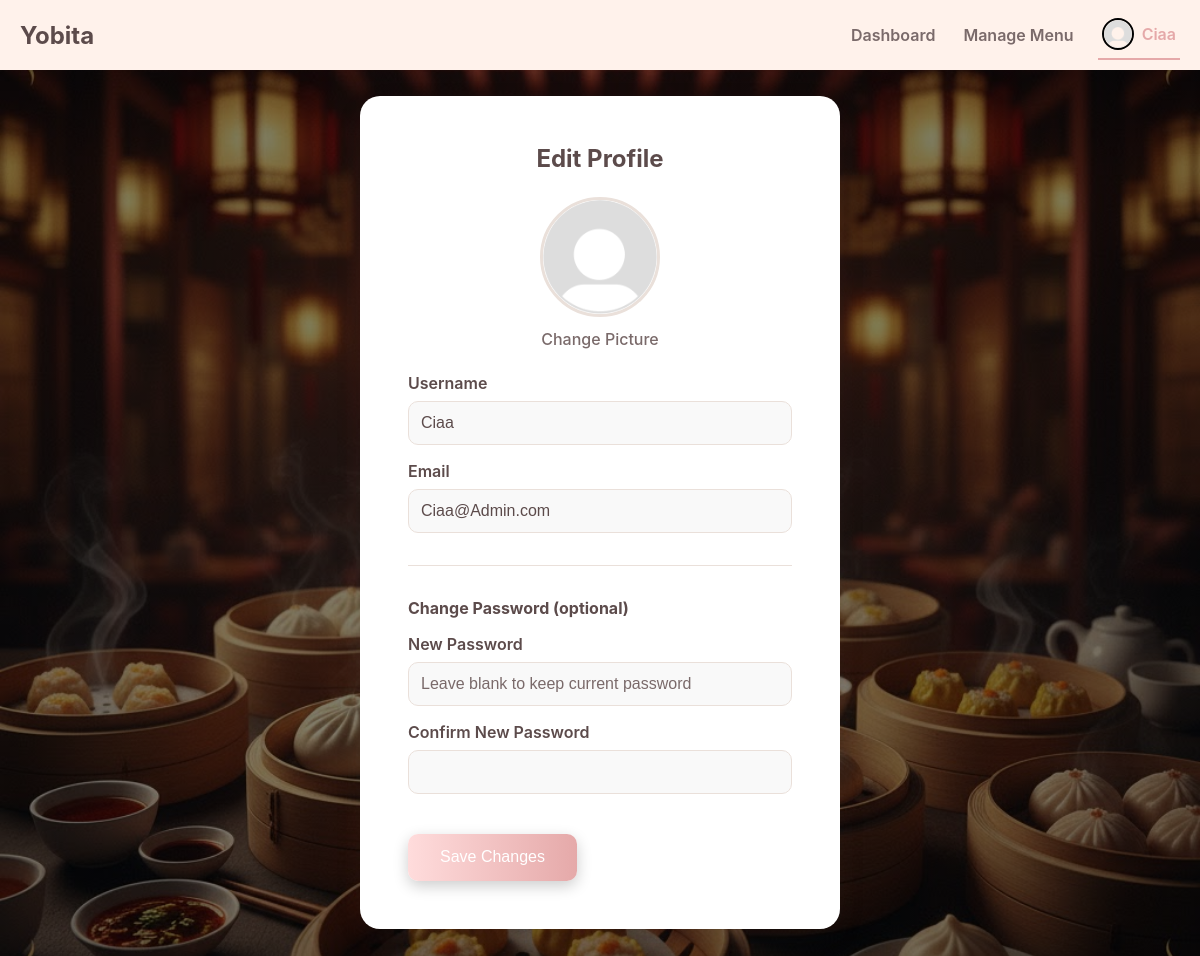
The page /app/profile.php (signed in) on the database its author committed.
### tables this page shows
CREATE TABLE `users` (
  `id` int(10) UNSIGNED NOT NULL,
  `username` varchar(50) NOT NULL,
  `email` varchar(255) NOT NULL,
  `password` varchar(255) NOT NULL,
  `role` enum('staff','admin') NOT NULL DEFAULT 'staff',
  `profile_picture` varchar(255) DEFAULT NULL,
  `created_at` timestamp NOT NULL DEFAULT current_timestamp()
);

### app/profile.php (the view, shortened to what this page needs)
<?php
require_once 'connection.php';
try {
    $stmt = $pdo->prepare("SELECT username, email, profile_picture FROM users WHERE id = ?");
    $stmt->execute([$_SESSION['user_id']]);
    $user = $stmt->fetch();
} catch (PDOException $e) {
    die("Could not fetch user data: " . $e->getMessage());
}
include '_header.php';
?>
<link rel="stylesheet" href="css/profile.css">
<div class="profile-container">
    <h2>Edit Profile</h2>
    <form action="profile.php" method="post" id="profile-form">
        <div class="pfp-section">
            <img src="<?php echo htmlspecialchars($user['profile_picture']); ?>" alt="Profile Picture" id="pfp-preview" style="animation-delay: 0.2s;">
            <label for="pfp-upload" class="pfp-upload-btn" style="animation-delay: 0.3s;">Change Picture</label>
        </div>
        <div class="form-group">
            <label for="username" style="animation-delay: 0.4s;">Username</label>
            <input type="text" id="username" name="username" value="<?php echo htmlspecialchars($user['username']); ?>" required style="animation-delay: 0.5s;">
        </div>
        <div class="form-group">
            <label for="email" style="animation-delay: 0.6s;">Email</label>
            <input type="email" id="email" name="email" value="<?php echo htmlspecialchars($user['email']); ?>" required style="animation-delay: 0.7s;">
        </div>
        <hr style="animation-delay: 0.8s;">
        <h4 style="animation-delay: 0.9s;">Change Password (optional)</h4>
        <div class="form-group">
            <label for="new_password" style="animation-delay: 1.0s;">New Password</label>
            <input type="password" id="new_password" name="new_password" placeholder="Leave blank to keep current password" style="animation-delay: 1.1s;">
        </div>
        <div class="form-group">
            <label for="confirm_password" style="animation-delay: 1.2s;">Confirm New Password</label>
            <input type="password" id="confirm_password" name="confirm_password" style="animation-delay: 1.3s;">
        </div>
        <button type="submit" class="submit-btn" style="animation-delay: 1.4s;">Save Changes</button>
    </form>
</div>

### app/css/index.css (style rules this page uses)
:root { --primary: #FFDCDC; --second: #FFF2EB; --third: #ffffff; --fourth: #FFD6BA; --text-dark: #5C4B4B; --text-light: #7a6a6a; --border-color: #EAE0DA; --accent-dark: #E5A9A9; --notification: #FF3B3B; }
* { box-sizing: border-box; margin: 0; padding: 0; }
body { font-family: -apple-system, BlinkMacSystemFont, "Segoe UI", Roboto, Helvetica, Arial, sans-serif; background-color: var(--second); color: var(--text-dark); background: linear-gradient(rgba(0, 0, 0, 0.5), rgba(0, 0, 0, 0.5)), url(../image/Background.jpg) !important; background-size: cover !important; background-position: center !important; background-repeat: no-repeat !important; background-attachment: fixed !important; }

### app/css/profile.css (style rules this page uses)
.profile-container h2 { text-align: center; margin-bottom: 1.5rem; color: var(--text-dark); animation-delay: 0.1s; }
.pfp-section { text-align: center; margin-bottom: 1.5rem; }
#pfp-preview { width: 120px; height: 120px; border-radius: 50%; object-fit: cover; border: 3px solid var(--border-color); cursor: pointer; transition: border-color 0.3s; }
.pfp-upload-btn { display: block; margin: 0.5rem auto 0; cursor: pointer; color: var(--text-light); font-weight: 500; }
.form-group { margin-bottom: 1rem; }
.form-group label { display: block; margin-bottom: 0.5rem; font-weight: 600; color: var(--text-dark); }
.form-group input[type="text"], .form-group input[type="email"], .form-group input[type="password"], .form-group input[type="number"] { width: 100%; padding: 0.75rem; border: 1px solid var(--border-color); border-radius: 10px; font-size: 1rem; box-sizing: border-box; background-color: #f9f9f9; color: var(--text-dark); }
.form-group input::placeholder { color: var(--text-light); }
hr { border: none; border-top: 1px solid var(--border-color); margin: 2rem 0; animation-delay: 0.8s; }
h4 { color: var(--text-dark); margin-bottom: 1rem; }
.submit-btn { width: auto; padding: 0.9rem 2rem; background: linear-gradient(to right, var(--primary), var(--accent-dark)); color: white; border: none; border-radius: 10px; font-size: 1rem; cursor: pointer; transition: all 0.3s ease; box-shadow: 0 5px 15px rgba(0, 0, 0, 0.2); margin-top: 1.5rem; }

### rows shown on the page
users: profile_picture (placeholder picture), username "Ciaa", email "Ciaa@Admin.com"

### other values the page prints
$_SESSION['username'] "Ciaa"
